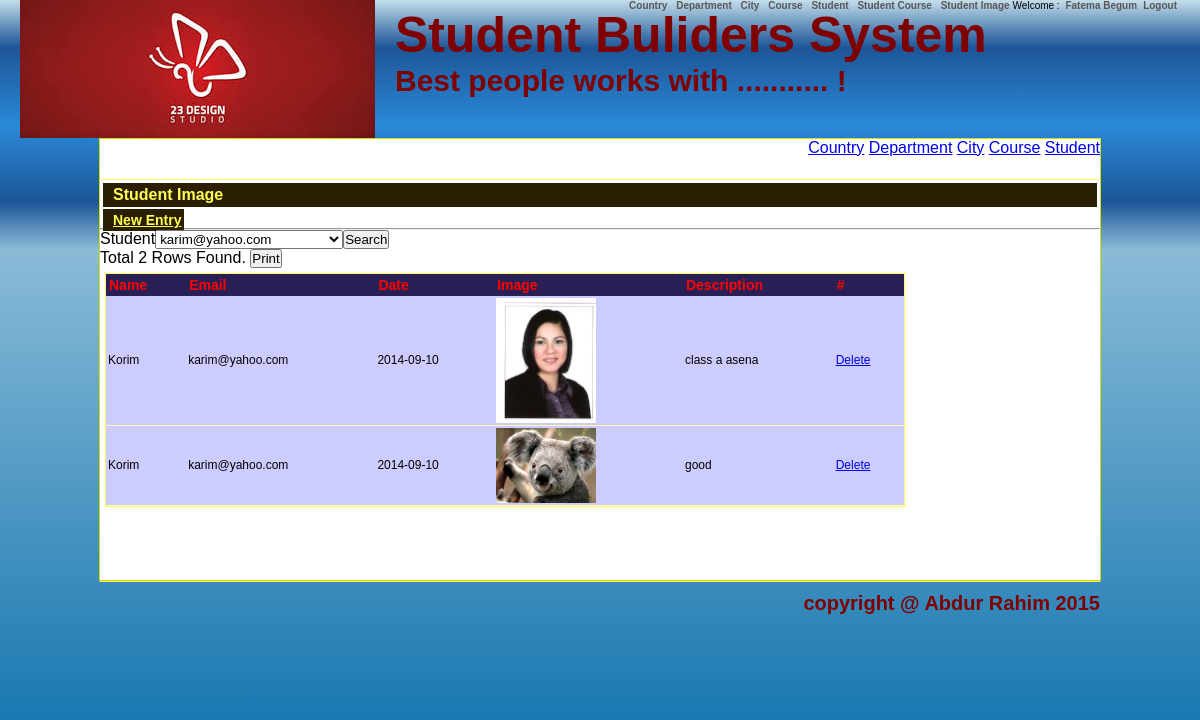
The app's page /?a=artclstudent_imaget&student=2 (signed in) with its own data.
### tables this page shows
CREATE TABLE IF NOT EXISTS `studentimage` (
  `id` int(11) NOT NULL AUTO_INCREMENT,
  `studentId` int(11) DEFAULT NULL,
  `image` varchar(200) DEFAULT NULL,
  `date` date DEFAULT NULL,
  `description` varchar(500) DEFAULT NULL,
  PRIMARY KEY (`id`),
  KEY `studentId` (`studentId`)
);

CREATE TABLE IF NOT EXISTS `student` (
  `id` int(11) NOT NULL AUTO_INCREMENT,
  `name` varchar(200) DEFAULT NULL,
  `contact` varchar(200) DEFAULT NULL,
  `email` varchar(200) DEFAULT NULL,
  `dateofBirth` date DEFAULT NULL,
  `gender` bit(1) DEFAULT NULL,
  `address` varchar(500) DEFAULT NULL,
  `cityId` int(11) DEFAULT NULL,
  `cv` varchar(200) DEFAULT NULL,
  `password` varchar(200) NOT NULL,
  `type` varchar(2) NOT NULL DEFAULT 'R',
  PRIMARY KEY (`id`),
  KEY `cityId` (`cityId`)
);

### Admin/student_image.php (the view, shortened to what this page needs)
<a class="newentry" href="?a=artclstudent_image_newb">New Entry</a><hr>
<?php
$student = "0";
if(isset($_REQUEST["student"]))
{
	$student = $_REQUEST['student'];
}
?>
<div class="search">
<form method="post" action="">
Student<select name="student" required>
<?php
$sql = "select id, email from student";
$r = mysql_query($sql);
while($s = mysql_fetch_row($r))
{
	if($s[0] == $student)
	{
		print '<option value="'.$s[0].'" selected>'.$s[1].'</option>';
	}
	else
	{
		print '<option value="'.$s[0].'">'.$s[1].'</option>';
	}
}
?>
</select><input type="submit" name="submit" value="Search"/>
</form>
</div>
<?php
$sql = "select si.id, s.name, s.email, si.date, si.image, si.description
		from studentimage as si, student as s
		where si.studentId = s.Id ";
if($student != "0")
{
	$sql .= " and s.id = ".ms($student);
}
$r = mysql_query($sql);
?>
<div class="tableHead">
<form method="post" action="print.php">
<?php
	$rows = mysql_num_rows($r);
	print "Total $rows Rows Found. ";
?>
<input type="submit" name="submit" value="Print"/>
</form>
</div>
<?php
print '<table class="data" cellpading="0" cellspacing="0">';
print '<tr><th>Name</th><th>Email</th><th>Date</th><th>Image</th><th>Description</th><th>#</th></tr>';
while($s = mysql_fetch_row($r))
{
	print '<tr>';
	print '<td>'.htmlentities($s[1]).'</td>';
	print '<td>'.htmlentities($s[2]).'</td>';
	print '<td>'.htmlentities($s[3]).'</td>';
	print '<td><img src="StudentImages/'.$s[0].'.'.$s[4].'" width="100px"></td>';
	print '<td>'.htmlentities($s[5]).'</td>';
	delete($s[0]);
	print '</tr>';
}
print '</table>';
?>

### Conf/cn.php (shortened to what this page needs)
<?php
function ms($v)
{
	return mysql_real_escape_string(strip_tags($v));
}
function delete($id, &$a = "")
{
	if($id > 0)
	{
		print '<td><a href="#" onclick="makeconfirm(\'&delete='.$id.'\', \''.$_GET['a'].'\')">Delete</a></td>';
	}
}
?>

### CSS/design.css (style rules this page uses)
* { padding:0px; margin:0px auto; }
body { font-family:Verdana, Arial, Helvetica, sans-serif; background: #c5deea; background: -moz-linear-gradient(top, #c5deea 0%, #8abbd7 31%, #066dab 100%); background: -webkit-gradient(linear, left top, left bottom, color-stop(0%,#c5deea), color-stop(31%,#8abbd7), color-stop(100%,#066dab)); background: -webkit-linear-gradient(top, #c5deea 0%,#8abbd7 31%,#066dab 100%); background: -o-linear-gradient(top, #c5deea 0%,#8abbd7 31%,#066dab 100%); background: -ms-linear-gradient(top, #c5deea 0%,#8abbd7 31%,#066dab 100%); background: linear-gradient(to bottom, #c5deea 0%,#8abbd7 31%,#066dab 100%); filter: progid:DXImageTransform.Microsoft.gradient( startColorstr='#c5deea', endColorstr='#066dab',GradientType=0 ); }
.newentry { padding:3px; padding-left:10px; background-color:#2A1F00; color:#FFFF55; font-weight:bold; margin:3px; font-size:14px; }
.data { border:#FFFF55 thin solid; float:left; margin:5px; min-width:800px; width:auto; overflow:hidden; }
.data th { background-color:#2A1F55; color:#FF0000; font-size:14px; font-weight:bold; padding:3px; text-align:left; }
.data tr { background-color:#CCCCFF; font-size:12px; }
.data td { border-bottom:#FFFFAA thin solid; padding:2px; text-align:left; }

### records on screen
studentimage: studentId.name "Korim", studentId.email "karim@yahoo.com", date "2014-09-10", shows a picture, description "class a asena"
studentimage: studentId.name "Korim", studentId.email "karim@yahoo.com", date "2014-09-10", shows a picture, description "good"

### other values on screen
$_SESSION['name'] "Fatema Begum"
str_replace("_", " ",$page) "Student Image"
$rows "2"
form field student "karim@yahoo.com"
